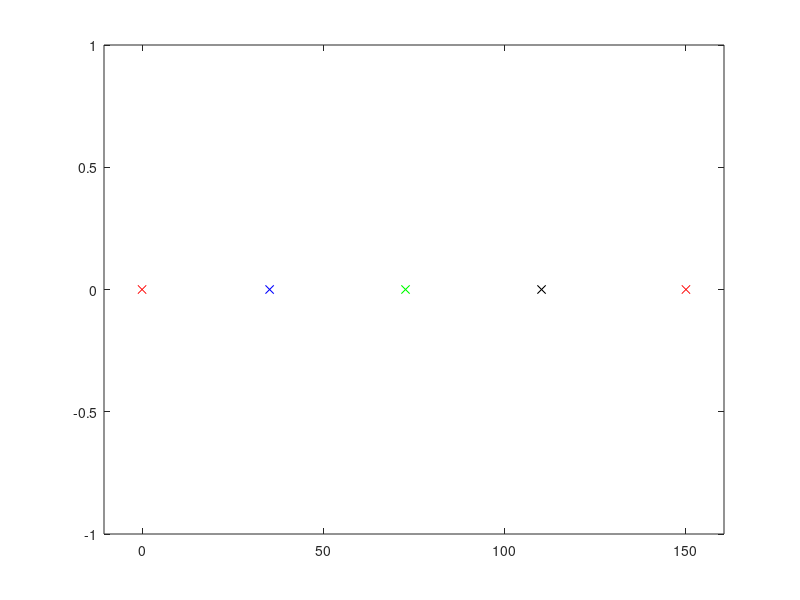

Reproduce this figure in MATLAB.

positions = [0,0.1, 0.11, 1.2, 150];
for i = 1:10
	for j = 2:length(positions) - 1
		distance(j,1) = abs(positions(j) - positions(j-1));
		distance(j,2) = abs(positions(j+1) - positions(j));
	end
	for j = 2:length(positions) - 1
		if distance(j,1) > distance(j,2)
			positions(j) = positions(j) - (distance(j,1) - distance(j,2))/2;
		else
			positions(j) = positions(j) + (distance(j,2) - distance(j,1))/2;
		end
	end
	figure(1) 
	clf;
	plot(positions(1), 0, 'xr');
	hold on;
	plot(positions(end), 0, 'xr');
	plot(positions(2),0,'xb');
	plot(positions(3),0,'xg');
	plot(positions(4),0,'xk');
	xlim("padded");
	ylim([-1,1]);
	pause(0.1);
end